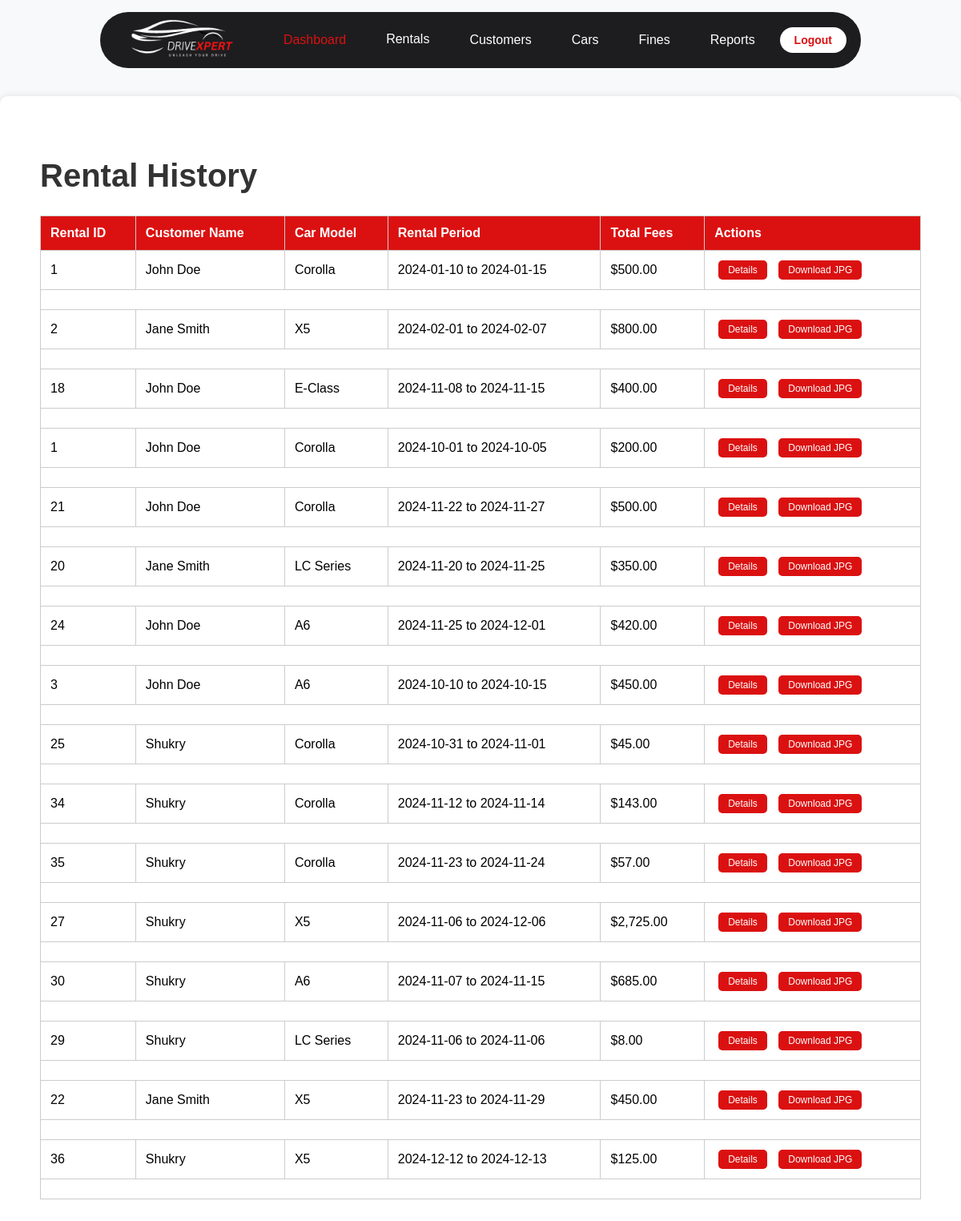
Before: /Admin/rental_history.php (signed in) with the older database file.
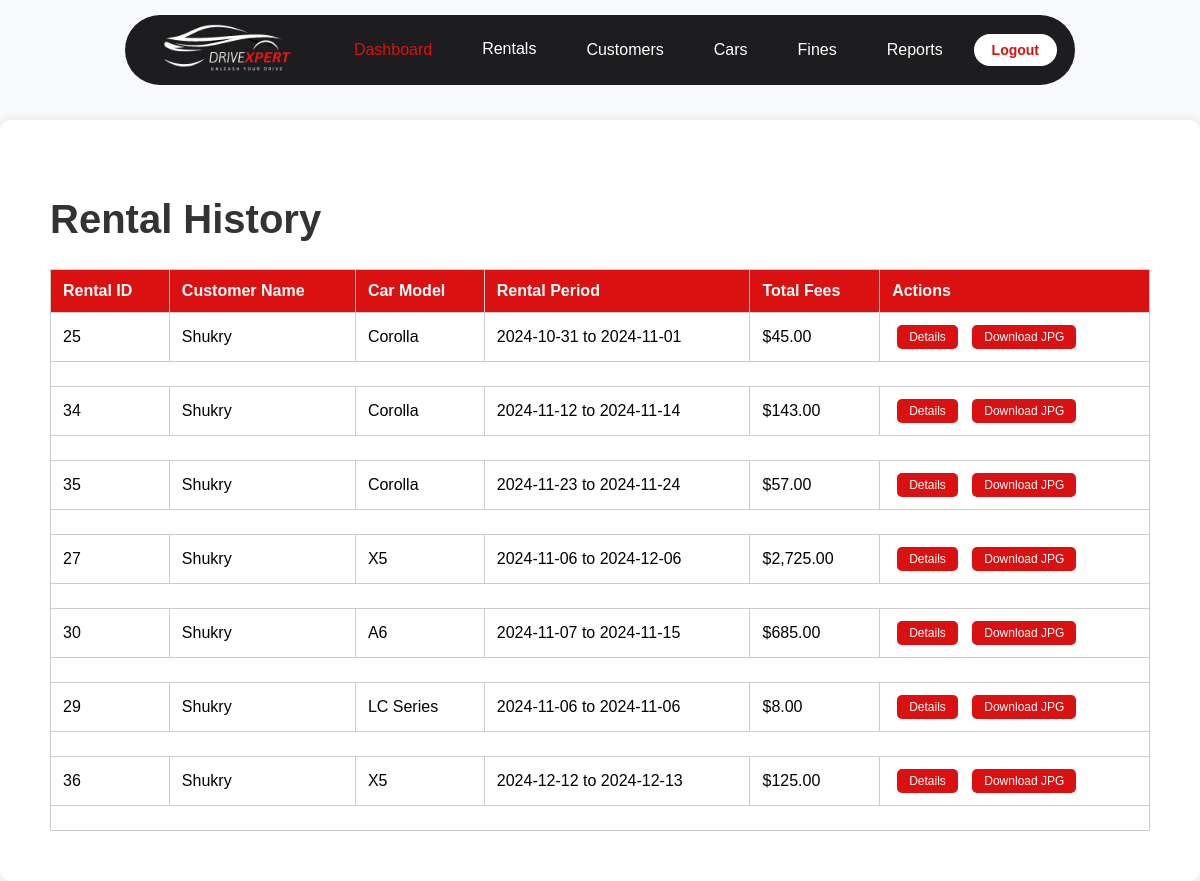
After: the same page with the newer database file.
### tables this page shows
CREATE TABLE `rental_history` (
  `history_id` int(11) NOT NULL,
  `rental_id` int(11) NOT NULL,
  `customer_id` int(10) UNSIGNED NOT NULL,
  `date_from` date NOT NULL,
  `date_to` date NOT NULL,
  `total_fees` decimal(10,2) NOT NULL,
  `car_model` varchar(50) NOT NULL,
  `car_brand` varchar(50) NOT NULL,
  `seat_count` int(11) NOT NULL,
  `max_speed` int(11) NOT NULL,
  `km_per_liter` decimal(5,2) NOT NULL,
  `fine_details` text DEFAULT NULL,
  `additional_options` text DEFAULT NULL,
  `created_at` timestamp NOT NULL DEFAULT current_timestamp()
);

CREATE TABLE `users` (
  `user_id` int(10) UNSIGNED NOT NULL,
  `name` varchar(100) NOT NULL,
  `email` varchar(100) NOT NULL,
  `phone` varchar(15) NOT NULL,
  `nic_number` varchar(20) NOT NULL,
  `password` varchar(255) NOT NULL,
  `role` enum('admin','customer') DEFAULT 'customer',
  `created_at` timestamp NOT NULL DEFAULT current_timestamp()
);

### Admin/rental_history.php (the view, shortened to what this page needs)
<?php
include '../config.php';
$historyQuery = "SELECT h.history_id, h.rental_id, u.name AS customer_name, u.email AS customer_email,
                 u.phone AS customer_phone, h.date_from, h.date_to, h.total_fees, h.car_model,
                 h.car_brand, h.seat_count, h.max_speed, h.km_per_liter, h.fine_details, h.additional_options
                 FROM rental_history h
                 JOIN users u ON h.customer_id = u.user_id";
$historyResult = $conn->query($historyQuery);
?>
<!DOCTYPE html>
<html lang="en">
<head>
    <link rel="stylesheet" href="../Assets/CSS/admin.css">
</head>
<body>
    <header class="header">
        <div class="logo">
            <img src="../Assets/Images/DriveXpert.png" alt="DriveXpert Logo">
        </div>
        <nav class="nav-links">
            <a href="admin_dashboard.php" class="active">Dashboard</a>
            <div class="dropdown">
                <a class="dropdown-toggle">Rentals</a>
            </div>
            <a href="manage_customers.php">Customers</a>
            <a href="manage_cars.php">Cars</a>
            <a href="manage_fines.php">Fines</a>
            <a href="reports.php">Reports</a>
        </nav>
        <div class="auth-buttons">
            <button class="btn logout-btn" onclick="window.location.href='logout.php'">Logout</button>
        </div>
    </header>
    <main class="main-content">
        <h1>Rental History</h1>
        <div class="table-container">
            <table class="table">
                <thead>
                    <tr>
                        <th>Rental ID</th>
                        <th>Customer Name</th>
                        <th>Car Model</th>
                        <th>Rental Period</th>
                        <th>Total Fees</th>
                        <th>Actions</th>
                    </tr>
                </thead>
                <tbody>
                    <?php while ($row = $historyResult->fetch_assoc()): ?>
                        <tr>
                            <td><?= htmlspecialchars($row['rental_id']); ?></td>
                            <td><?= htmlspecialchars($row['customer_name']); ?></td>
                            <td><?= htmlspecialchars($row['car_model']); ?></td>
                            <td><?= htmlspecialchars($row['date_from'] . ' to ' . $row['date_to']); ?></td>
                            <td>$<?= number_format((float) $row['total_fees'], 2); ?></td>
                            <td>
                                <button class="action-btn"
                                    onclick="toggleDetails(<?= (int) $row['history_id']; ?>)">Details</button>
                                <a href="generate_invoice_image.php?history_id=<?= (int) $row['history_id']; ?>"
                                    class="action-btn">Download JPG</a>
                            </td>
                        </tr>
                        <tr>
                            <td colspan="6">
                            </td>
                        </tr>
                    <?php endwhile; ?>
                </tbody>
            </table>
        </div>
    </main>
</body>
</html>

### Assets/CSS/admin.css (style rules this page uses)
body { margin: 0; font-family: "Nunito", sans-serif; background-color: #f8f9fa; }
.header { display: flex; justify-content: space-between; align-items: center; background-color: #1d1d1f; color: #fff; padding: 10px 18px; width: calc(100% - 250px); box-sizing: border-box; z-index: 1000; position: fixed; top: 15px; left: 0; right: 0; margin-left: auto; margin-right: auto; height: 70px; border-radius: 45px; }
.header .logo img { height: 200px; width: 200px; margin-left: -20px; }
.nav-links { display: flex; gap: 20px; font-family: "Nunito", sans-serif; }
.nav-links a { text-decoration: none; color: #ffffff; font-size: 16px; padding: 8px 15px; transition: color 0.3s ease; }
.nav-links a.active { color: #db1111; }
.logout-btn { background-color: #fff; color: #db1111; padding: 8px 18px; border: none; border-radius: 25px; font-size: 14px; font-weight: bold; cursor: pointer; transition: background-color 0.3s ease; }
.main-content { padding: 50px; margin-top: 120px; max-width: 1200px; margin-left: auto; margin-right: auto; background-color: #ffffff; border-radius: 10px; box-shadow: 0 0 10px rgba(0, 0, 0, 0.1); }
h1 { color: #333; font-size: 2.5rem; font-family: "Oswald", sans-serif; }
.table-container { margin-top: 20px; }
.table { width: 100%; border-collapse: collapse; }
.table th, .table td { padding: 12px; border: 1px solid #ccc; text-align: left; }
.table th { background-color: #db1111; color: #fff; }
.action-btn { display: inline-block; background-color: #db1111; color: #ffffff; padding: 10px; border: none; border-radius: 5px; cursor: pointer; text-decoration: none; text-align: center; }
.action-btn { padding: 5px 12px; border-radius: 5px; font-size: 12px; margin: 0 5px; }
.dropdown { margin-top: 7px; position: relative; display: inline-block; }
.dropdown-toggle { color: #db1111; text-decoration: none; padding: 10px; }

Changed rows visible on the page:
removed rental_history: rental "1", customer.name "John Doe", car_model "Corolla", date_from+date_to "2024-01-10 to 2024-01-15", total_fees "500.00"
removed rental_history: rental "2", customer.name "Jane Smith", car_model "X5", date_from+date_to "2024-02-01 to 2024-02-07", total_fees "800.00"
removed rental_history: rental "18", customer.name "John Doe", car_model "E-Class", date_from+date_to "2024-11-08 to 2024-11-15", total_fees "400.00"
removed rental_history: rental "1", customer.name "John Doe", car_model "Corolla", date_from+date_to "2024-10-01 to 2024-10-05", total_fees "200.00"
removed rental_history: rental "21", customer.name "John Doe", car_model "Corolla", date_from+date_to "2024-11-22 to 2024-11-27", total_fees "500.00"
removed rental_history: rental "20", customer.name "Jane Smith", car_model "LC Series", date_from+date_to "2024-11-20 to 2024-11-25", total_fees "350.00"
removed rental_history: rental "24", customer.name "John Doe", car_model "A6", date_from+date_to "2024-11-25 to 2024-12-01", total_fees "420.00"
removed rental_history: rental "3", customer.name "John Doe", car_model "A6", date_from+date_to "2024-10-10 to 2024-10-15", total_fees "450.00"
removed rental_history: rental "22", customer.name "Jane Smith", car_model "X5", date_from+date_to "2024-11-23 to 2024-11-29", total_fees "450.00"
